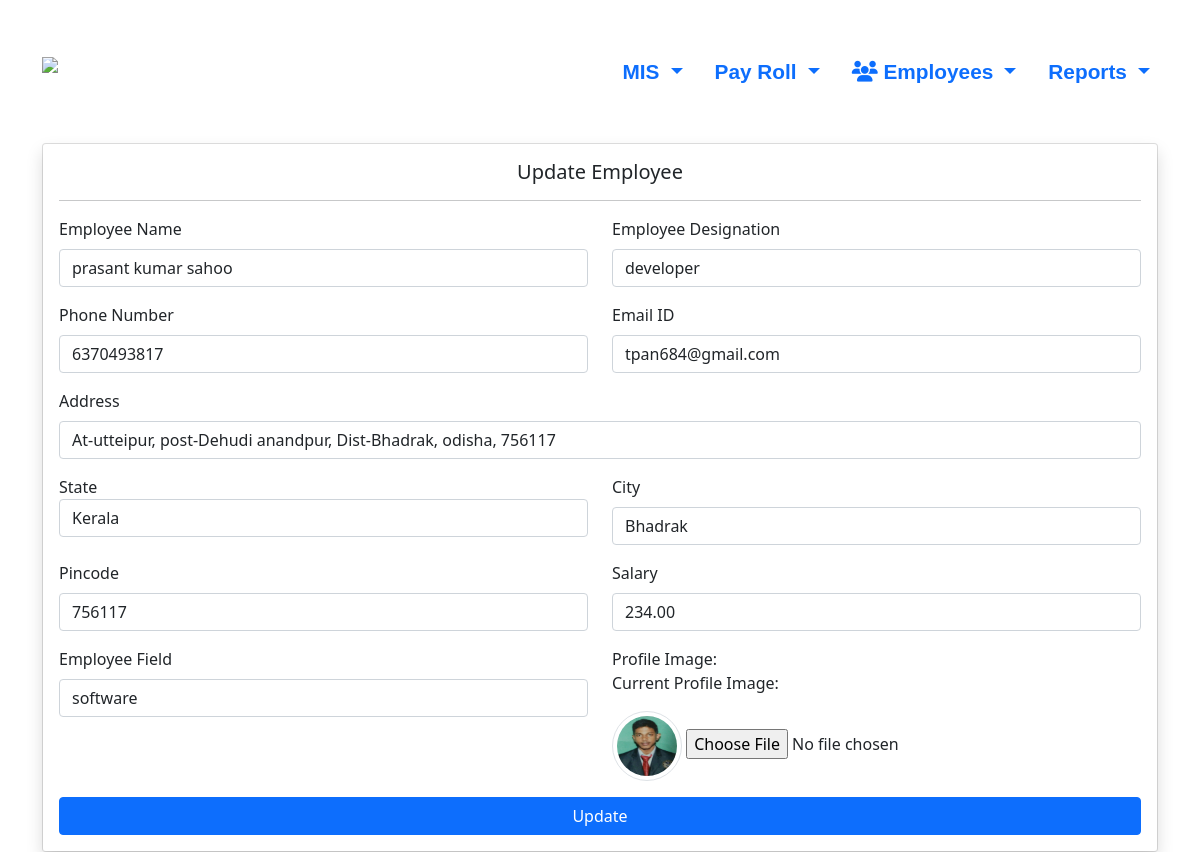
Page /edit_employee/13/ on the committed database.
### employeeapp/models.py (models this page shows, shortened)
class Employee_Table(models.Model):
    employee_name = models.CharField(max_length=50)
    employee_designation = models.CharField(max_length=50)
    employee_phn_num = models.CharField(max_length=10)
    employee_email = models.EmailField()
    employee_address = models.CharField(max_length=200)
    employee_state = models.CharField(max_length=50)
    employee_city = models.CharField(max_length=50)
    employee_pincode = models.CharField(max_length=6)
    employee_salary = models.DecimalField(max_digits=10, decimal_places=2)
    employee_field = models.CharField(max_length=100)
    employee_image = models.ImageField(upload_to='documents/',blank=True)
    employee_id = models.BigIntegerField(unique=True)

### employeeapp/views.py (the view, shortened to what this page needs)
# urls.py: path('edit_employee/<int:employee_id>/', views.update_employee, name='edit_employee'),
def update_employee(request,employee_id):
    employee =get_object_or_404(Employee_Table , id = employee_id)
    context = {
        "employee" : employee
    }
    return render(request , "update_employee.html", context)

### templates/update_employee.html (shortened to what this page needs)
<!DOCTYPE html>
<html lang="en">
<head>
    <link rel="stylesheet" href="https://cdnjs.cloudflare.com/ajax/libs/font-awesome/6.4.2/css/all.min.css">
    <link href="https://cdn.jsdelivr.net/npm/bootstrap@5.0.2/dist/css/bootstrap.min.css" rel="stylesheet">
</head>
<body>
    <nav class="navbar navbar-expand-lg bg-color py-4 pt-lg-5">
        <div class="container">
            <a class="navbar-brand text-white fw-bold" href="#">
                <img src="https://gvitechnology.com/images/logo.png" style="width: 100px; height: 50px;" alt="Logo">
            </a>
            <div class="collapse navbar-collapse" id="navbarSupportedContent">
                <ul class="navbar-nav ms-auto mb-2 mb-lg-0">
                    <li class="nav-item">
                        <div class="dropdown">
                            <a class="nav-link text-primary dropdown-toggle" href="#" role="button" id="navbarDropdownMIS"
                               data-bs-toggle="dropdown" aria-expanded="false">
                                MIS
                            </a>
                        </div>
                    </li>
                    <li class="nav-item ms-3">
                        <div class="dropdown">
                            <a class="nav-link text-primary dropdown-toggle" href="#" role="button" id="navbarDropdownPayRoll"
                               data-bs-toggle="dropdown" aria-expanded="false">
                                Pay Roll
                            </a>
                        </div>
                    </li>
                    <li class="nav-item ms-3">
                        <div class="dropdown">
                            <a class="nav-link text-primary dropdown-toggle" href="#" role="button" id="navbarDropdownEmployees"
                               data-bs-toggle="dropdown" aria-expanded="false">
                                <i class="fa-solid fa-users"></i> Employees
                            </a>
                        </div>
                    </li>
                    <li class="nav-item ms-3">
                        <div class="dropdown">
                            <a class="nav-link text-primary dropdown-toggle" href="#" role="button" id="navbarDropdownReports"
                               data-bs-toggle="dropdown" aria-expanded="false">
                                Reports
                            </a>
                        </div>
                    </li>
                </ul>
            </div>
        </div>
    </nav>
<div class="container mt-4">
    <div class="card">
        <div class="card-body shadow">
                <h5 class="card-title text-center">Update Employee</h5>
                 <hr>
                    <form method="post" enctype="multipart/form-data">
                        <div class="row">
                            <div class="col-md-6">
                                <div class="mb-3">
                            <label for="emp_name" class="form-label">Employee Name</label>
                            <input type="text" name="emp_name" value="{{ employee.employee_name }}" class="form-control" placeholder="Enter your name" required>
                        </div>
                    </div>
                    <div class="col-md-6">
                        <div class="mb-3">
                            <label for="emp_designation" class="form-label">Employee Designation</label>
                            <input type="text" name="emp_designation" value="{{ employee.employee_designation }}" class="form-control" placeholder="Designation" required>
                        </div>
                    </div>
                </div>
                <div class="row">
                    <div class="col-md-6">
                        <div class="mb-3">
                            <label for="emp_num" class="form-label">Phone Number</label>
                            <input type="text" name="emp_num" pattern="[0-9]{10}" value="{{ employee.employee_phn_num }}" class="form-control" placeholder="Enter 10-digit phone number" required>
                        </div>
                    </div>
                    <div class="col-md-6">
                        <div class="mb-3">
                            <label for="emp_email" class="form-label">Email ID</label>
                            <input type="email" name="emp_email" value="{{ employee.employee_email }}" class="form-control" placeholder="Enter your email" required>
                        </div>
                    </div>
                </div>
                        <div class="mb-3">
                            <label for="emp_address" class="form-label">Address</label>
                            <input type="text" name="emp_address" value="{{ employee.employee_address }}" class="form-control" placeholder="Address" required>
                        </div>
                        <div class="row">
                            <div class="col-md-6">
                        <div class="mb-3" name="jobcity">
                            <label for="employee_state">State</label>
                            <select class="form-control" id="employee_state" name="emp_state" required>
                                <option value="Kerala" {% if employee.employee_state == "Kerala" %}selected{% endif %}>Kerala</option>
                            </select>
                        </div>
                    </div>
                    <div class="col-md-6">
                        <div class="mb-3">
                            <label for="emp_city" class="form-label">City</label>
                            <input type="text" name="emp_city" value="{{ employee.employee_city }}" class="form-control" placeholder="Enter your city name" required>
                        </div>
                    </div>
                </div>
                <div class="row">
                    <div class="col-md-6">
                        <div class="mb-3">
                            <label for="emp_pincode" class="form-label">Pincode</label>
                            <input type="text" name="emp_pincode" pattern="[0-9]{6}" value="{{ employee.employee_pincode }}" class="form-control" placeholder="Enter 6-digit Pincode" required>
                        </div>
                    </div>
                    <div class="col-md-6">
                        <div class="mb-3">
                            <label for="emp_salary" class="form-label">Salary</label>
                            <input type="number" name="emp_salary" step="0.01" value="{{ employee.employee_salary }}" class="form-control" placeholder="Per Annum" required>
                        </div>
                    </div>
                </div>
                <div class="row">
                    <div class="col-md-6">
                        <div class="mb-3">
                            <label for="emp_field" class="form-label">Employee Field</label>
                            <input type="text" name="emp_field" value="{{ employee.employee_field }}" class="form-control" placeholder="Field" required>
                        </div>
                    </div>
                    <div class="col-md-6">
                        <div class="mb-3">
                            <label for="">Profile Image:</label>
                            {% if employee.employee_image %}
                            <p>Current Profile Image:</p>
                            <img src="{{ employee.employee_image.url }}" alt="Employee Image" class="img-thumbnail rounded-circle" style="width: 70px; height: 70px;">
                            {% endif %}
                            <input type="file" class="form-control-file" id="emp_image" name="emp_image">
                        </div>
                    </div>
                </div>
                        <button type="submit" class="btn btn-primary btn-block col-md-12">Update</button>
                    </form>
                </div>
            </div>
        </div>
</body>
</html>

### templates/update_employee.html (style rules this page uses)
.nav-link { font-weight: bold !important; font-family:'Gill Sans', 'Gill Sans MT', Calibri, 'Trebuchet MS', sans-serif; font-size: 1.3rem!important; }

### rows in the picture
Employee_Table: emp_name "prasant kumar sahoo", emp_designation "developer", emp_num "6370493817", emp_email "tpan684@gmail.com", emp_address "At-utteipur, post-Dehudi anandpur, Dist-Bhadrak, odisha, 756117", emp_state "Kerala", emp_city "Bhadrak", emp_pincode "756117", emp_salary "234.00", emp_field "software", employee_image (picture)
